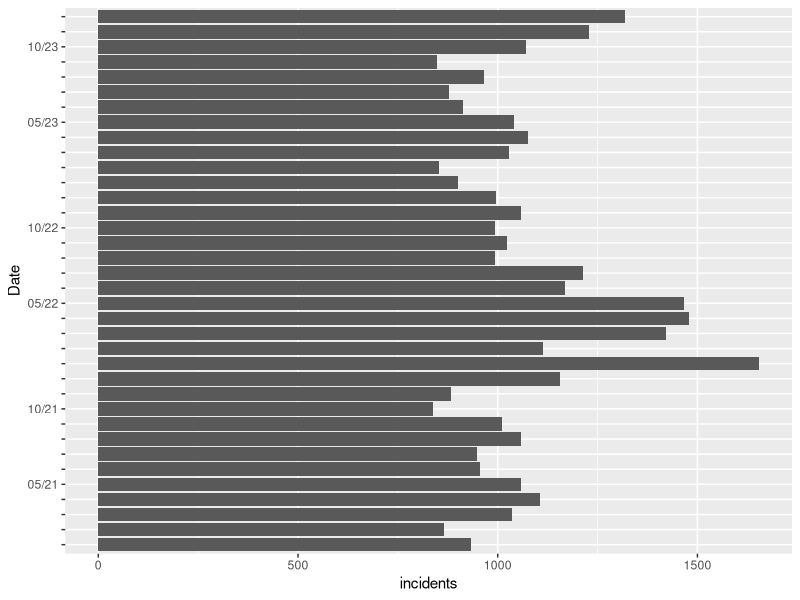
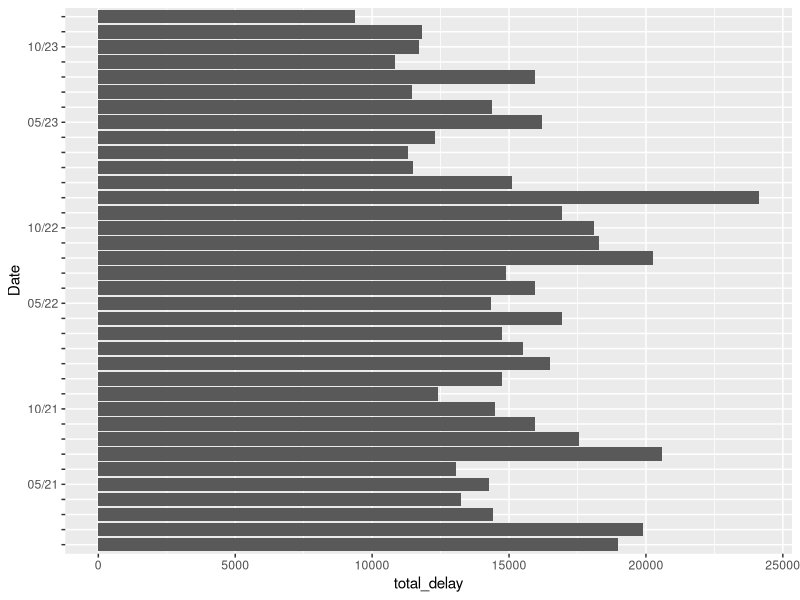

These figures' R source, in order: (Note: this script raises an error after producing the figures.)
## ---- chunk 1
#| include: false
#| warning: false
#| message: false

library(tidyverse)
library(here)
library(knitr)
library(kableExtra)
analysis_data <- read_csv(here("outputs/data/analysis_data.csv"))
analysis_data$Date <- factor(analysis_data$Date, levels = unique(analysis_data$Date))
raw_data_ex <- read_csv(here("inputs/data/raw_data_2021.csv"))

## ---- chunk 2
#| echo: false
#| label: tabl-raw
#| message: false
#| warning: false
#| tbl-cap: "Sample of uncleaned TTC Delay Data"
table_raw <- kable(head(raw_data_ex)) %>% 
  kable_styling(full_width = FALSE) %>% 
  kable_styling(
      latex_options = c("hold_position"),
      full_width = FALSE
    ) %>%
    column_spec(column = 1:ncol(raw_data_ex), width = "2cm")

table_raw2 <- kable(head(raw_data_ex),
  escape = FALSE) %>%
  kable_styling(
    full_width = FALSE,  # Set to FALSE to limit width
    bootstrap_options = "striped",  # Add striped rows for better readability
    latex_options = c("hold_position")  # Use LaTeX options
  ) %>%
  row_spec(0, bold = TRUE)  # Bold the header row


table_raw2
## ---- chunk 3
#| label: tabl-clean
#| echo: false
#| message: false
#| warning: false
#| tbl-cap: "Sample of Cleaned TTC Delay Data"
table <- kable(head(analysis_data)) %>% 
  kable_styling(full_width = FALSE)

table 
## ---- chunk 4
#| label: incidents-hist
#| fig-cap: "Number of Delay Incidents accross months"
#| fig-align: 'center'
#| echo: false
#| warning: false

# Note for clarify: The scale_x_discrete code just makes it so the labels for only some of the bars are included, so that the label does not look too clutered!

ggplot(analysis_data, aes(Date, incidents)) +
  geom_col()+
  scale_x_discrete(labels = c("","","","","05/21","","","","","10/21","","",
          "","","","","05/22","","","","","10/22","","",
          "","","","","05/23","","","","","10/23","","")) + 
  coord_flip()

## ---- chunk 5
#| label: delay-hist
#| fig-cap: "Total Delay (in minutes) accross months"
#| fig-align: 'center'
#| echo: false
#| warning: false

# Note for clarify: The scale_x_discrete code just makes it so the labels for only some of the bars are included, so that the label does not look too clutered!

ggplot(analysis_data, aes(Date, total_delay)) +
  geom_col() +
  coord_flip() + 
  scale_x_discrete(limits = rev(levels(analysis_data$Date)), labels = c("","","","","05/21","","","","","10/21","","",
          "","","","","05/22","","","","","10/22","","",
          "","","","","05/23","","","","","10/23","",""))

## ---- chunk 6
#| label: inc_plot
#| fig-cap: "Incidents across months (elasped from Jan/2021), with line of best fit"
#| fig-align: 'center'
#| echo: false
#| warning: false

ggplot(analysis_data, aes(x = months_elapsed, y = incidents)) +
  geom_point() +
  geom_smooth(method = "lm", se = FALSE, color = "blue") # Add a line of best fit
## ---- chunk 7
#| label: delay_plot
#| fig-cap: "Total_delay (in minutes) across months (elasped from Jan/2021), with line of best fit"
#| fig-align: 'center'
#| echo: false
#| warning: false
ggplot(analysis_data, aes(x = months_elapsed, y = total_delay)) +
  geom_point() +
  geom_smooth(method = "lm", se = FALSE, color = "blue") # Add a line of best fit

## ---- chunk 8
#| echo: false

# Although the raw input of this code is not included, this was the code used to calcualte the R values for the two pairs of variables. 
incidents_correlation <- cor(analysis_data$months_elapsed, analysis_data$incidents)
delay_correlation <- cor(analysis_data$months_elapsed, analysis_data$total_delay)
print(paste("Incidents_Correlation (R value):", incidents_correlation))
print(paste("Delay_Correlation (R value):", delay_correlation))
